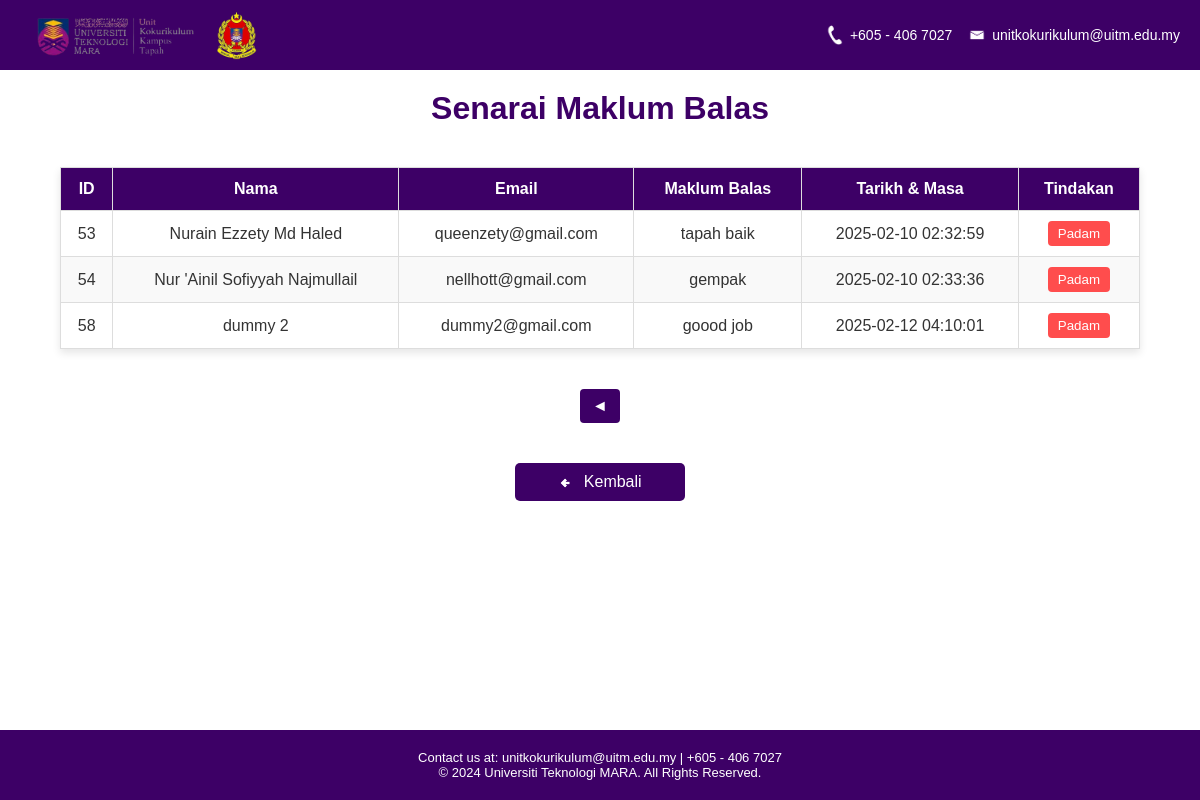
/viewFeedbacks.php?page=2, run on the app's committed database.
### tables this page shows
CREATE TABLE `feedbacks` (
  `ID` int(11) NOT NULL,
  `Nama` varchar(250) NOT NULL,
  `Email` varchar(250) NOT NULL,
  `MaklumBalas` text NOT NULL,
  `DateTime` timestamp NOT NULL DEFAULT current_timestamp()
);

### viewFeedbacks.php (the view, shortened to what this page needs)
<?php
include("dbconn.php");
$feedbacksPerPage = 11;
$page = isset($_GET['page']) ? (int)$_GET['page'] : 1;
$offset = ($page - 1) * $feedbacksPerPage;
$sql = "SELECT ID, Nama, Email, MaklumBalas, DateTime FROM feedbacks ORDER BY ID ASC LIMIT $offset, $feedbacksPerPage";
$result = $conn->query($sql);
?>
<!DOCTYPE html>
<html lang="en">
<head>
</head>
<body>
     <header>
    <div class="header-left">
        <img src="unitko_tapahlogo(1).png" alt="Logo">
        <img src="kesatria_logo(1).png" alt="Logo 2">
    </div>
    <div class="header-right">
        <p><img src="call_icon.png" alt="Phone Icon"> +605 - 406 7027</p>
        <p><img src="mail_icon.png" alt="Mail Icon"> unitkokurikulum@uitm.edu.my</p>
    </div>
</header>
    <h1>Senarai Maklum Balas</h1>
    <table>
        <thead>
            <tr>
                <th>ID</th>
                <th>Nama</th>
                <th>Email</th>
                <th>Maklum Balas</th>
                <th>Tarikh & Masa</th>
                <th>Tindakan</th>
            </tr>
        </thead>
        <tbody>
            <?php while ($row = $result->fetch_assoc()): ?>
                <tr>
                    <td><?= $row['ID'] ?></td>
                    <td><?= htmlspecialchars($row['Nama'], ENT_QUOTES, 'UTF-8') ?></td>
                    <td><?= htmlspecialchars($row['Email'], ENT_QUOTES, 'UTF-8') ?></td>
                    <td><?= htmlspecialchars($row['MaklumBalas'], ENT_QUOTES, 'UTF-8') ?></td>
                    <td><?= $row['DateTime'] ?></td>
                    <td><button class='btn-delete' onclick='showDeletePrompt(<?= $row['ID'] ?>)'>Padam</button></td>
                </tr>
            <?php endwhile; ?>
        </tbody>
    </table>
 <div class="pagination">
        <?php if ($page > 1): ?>
            <a href="?page=<?php echo $page - 1; ?>">◄</a>
        <?php endif; ?>
    </div>
    <a href="adminDashboard.html" class="btn-kembali">
    <img src="kembaliIcon(1).png" alt="Ikon Kembali" style="height: 16px; margin-right: 5px; vertical-align: middle;">
    Kembali
</a>
 <footer class="footer">
            Contact us at: unitkokurikulum@uitm.edu.my | +605 - 406 7027 <br>
            © 2024 Universiti Teknologi MARA. All Rights Reserved.
        </footer>
</body>
</html>

### viewFeedbacks.php (style rules this page uses)
body { font-family: Arial, sans-serif; background: linear-gradient(rgba(255, 255, 255, 0.6), rgba(255, 255, 255, 0.6)), url('gambarPlaza.jpg') no-repeat center center fixed; background-size: cover; margin: 0; padding: 0; color: #333; display: flex; flex-direction: column; min-height: 100vh; }
.footer { background-color: #3D0066; color: white; text-align: center; padding: 20px 0; font-size: 13px; margin-top: auto; }
header { display: flex; justify-content: space-between; align-items: center; background-color: #3D0066; padding: 10px 20px; color: white; }
.header-left { display: flex; align-items: center; }
.header-left img { height: 50px; margin-right: 15px; }
.header-right { display: flex; align-items: center; gap: 15px; font-size: 14px; }
.header-right p { margin: 0; color: white; display: flex; align-items: center; gap: 5px; }
.header-right img { height: 20px; }
h1 { text-align: center; color: #3D0066; margin: 20px 0; }
table { width: 90%; margin: 20px auto; border-collapse: collapse; background-color: #fff; box-shadow: 0 4px 8px rgba(0, 0, 0, 0.1); }
table, th, td { border: 1px solid #ddd; }
th { background-color: #3D0066; color: #fff; padding: 12px; }
td { padding: 10px; text-align: center; }
tr:nth-child(even) { background-color: #f9f9f9; }
.btn-delete { background-color: #ff4d4d; color: #fff; border: none; padding: 5px 10px; border-radius: 4px; cursor: pointer; }
.pagination { text-align: center; margin: 20px 0; }
.pagination a { display: inline-block; padding: 8px 12px; margin: 0 5px; background-color: #3D0066; color: #fff; text-decoration: none; border-radius: 4px; }
.btn-kembali { display: block; width: 150px; margin: 20px auto; padding: 10px; text-align: center; background-color: #3D0066; color: #fff; border: none; border-radius: 5px; font-size: 16px; cursor: pointer; text-decoration: none; }

### data on the page
feedbacks: ID "53", Nama "Nurain Ezzety Md Haled", Email "queenzety@gmail.com", MaklumBalas "tapah baik", DateTime "2025-02-10 02:32:59"
feedbacks: ID "54", Nama "Nur 'Ainil Sofiyyah Najmullail", Email "nellhott@gmail.com", MaklumBalas "gempak", DateTime "2025-02-10 02:33:36"
feedbacks: ID "58", Nama "dummy 2", Email "dummy2@gmail.com", MaklumBalas "goood job", DateTime "2025-02-12 04:10:01"
